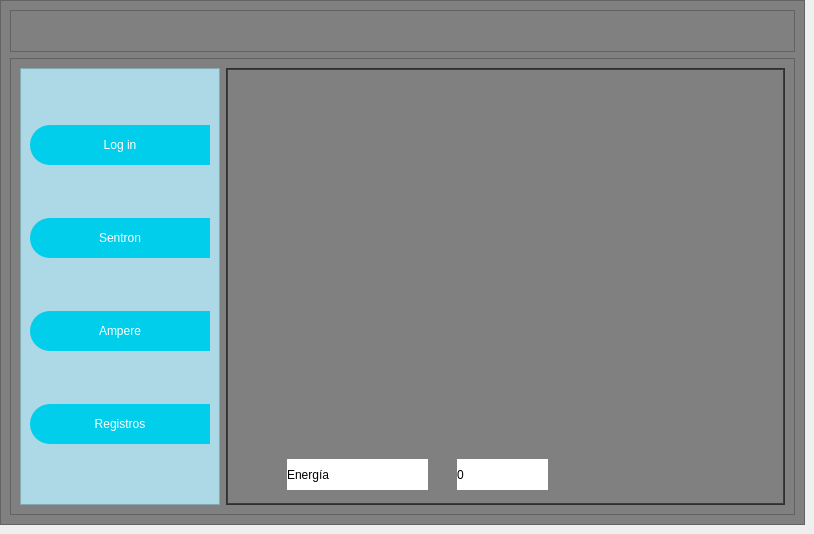
<?xml version="1.0" encoding="UTF-8"?>
<ui version="4.0">
 <class>MainWindow</class>
 <widget class="QMainWindow" name="MainWindow">
  <property name="geometry">
   <rect>
    <x>0</x>
    <y>0</y>
    <width>814</width>
    <height>534</height>
   </rect>
  </property>
  <property name="windowTitle">
   <string>MainWindow</string>
  </property>
  <widget class="QWidget" name="centralwidget">
   <layout class="QVBoxLayout" name="verticalLayout">
    <property name="leftMargin">
     <number>0</number>
    </property>
    <property name="topMargin">
     <number>0</number>
    </property>
    <item>
     <widget class="QFrame" name="frame">
      <property name="styleSheet">
       <string notr="true">background-color: rgb(128, 128, 128);</string>
      </property>
      <property name="frameShape">
       <enum>QFrame::StyledPanel</enum>
      </property>
      <property name="frameShadow">
       <enum>QFrame::Raised</enum>
      </property>
      <layout class="QVBoxLayout" name="verticalLayout_2" stretch="0,8">
       <item>
        <widget class="QFrame" name="frame_superior">
         <property name="minimumSize">
          <size>
           <width>0</width>
           <height>42</height>
          </size>
         </property>
         <property name="styleSheet">
          <string notr="true">QFrame{
background-color:rgb(128, 128, 128);
}

QPushButton{
background-color:#000000ff;
border-radius:20px;
}

QPushButton:hover {
    background-color: rgb(61, 61, 61);
    border-radius: 20px;
}</string>
         </property>
         <property name="frameShape">
          <enum>QFrame::StyledPanel</enum>
         </property>
         <property name="frameShadow">
          <enum>QFrame::Raised</enum>
         </property>
         <layout class="QHBoxLayout" name="horizontalLayout">
          <property name="leftMargin">
           <number>0</number>
          </property>
          <property name="topMargin">
           <number>0</number>
          </property>
          <item>
           <widget class="QPushButton" name="bt_menu">
            <property name="minimumSize">
             <size>
              <width>200</width>
              <height>0</height>
             </size>
            </property>
            <property name="text">
             <string/>
            </property>
            <property name="icon">
             <iconset>
              <normaloff>comprobacion-de-lista.svg</normaloff>comprobacion-de-lista.svg</iconset>
            </property>
            <property name="iconSize">
             <size>
              <width>35</width>
              <height>35</height>
             </size>
            </property>
           </widget>
          </item>
          <item>
           <spacer name="horizontalSpacer">
            <property name="orientation">
             <enum>Qt::Horizontal</enum>
            </property>
            <property name="sizeHint" stdset="0">
             <size>
              <width>312</width>
              <height>20</height>
             </size>
            </property>
           </spacer>
          </item>
         </layout>
        </widget>
       </item>
       <item>
        <widget class="QFrame" name="frame_contenido">
         <property name="frameShape">
          <enum>QFrame::StyledPanel</enum>
         </property>
         <property name="frameShadow">
          <enum>QFrame::Raised</enum>
         </property>
         <layout class="QHBoxLayout" name="horizontalLayout_2">
          <item>
           <widget class="QFrame" name="frame_control">
            <property name="minimumSize">
             <size>
              <width>200</width>
              <height>0</height>
             </size>
            </property>
            <property name="maximumSize">
             <size>
              <width>0</width>
              <height>16777215</height>
             </size>
            </property>
            <property name="styleSheet">
             <string notr="true">QFrame{
background-color: rgb(173,216,230)
}

QPushButton{
background-color: rgb(0, 206, 235);
border-top-left-radius: 20px;
border-bottom-left-radius:20px;
color: rgb(255,255,255);
font: 77 10pt &quot;Arial Black&quot;
}

QPushButton:hover{
background-color: white;
border-top-left-radius: 20px;
border-bottom-left-radius:20px;
color: rgb(0,0,0);
font: 77 10pt &quot;Arial Black&quot;
}</string>
            </property>
            <property name="frameShape">
             <enum>QFrame::StyledPanel</enum>
            </property>
            <property name="frameShadow">
             <enum>QFrame::Raised</enum>
            </property>
            <layout class="QVBoxLayout" name="verticalLayout_3">
             <item>
              <widget class="QPushButton" name="pushButton">
               <property name="minimumSize">
                <size>
                 <width>0</width>
                 <height>40</height>
                </size>
               </property>
               <property name="text">
                <string>Log in</string>
               </property>
               <property name="icon">
                <iconset>
                 <normaloff>registrar.svg</normaloff>registrar.svg</iconset>
               </property>
               <property name="iconSize">
                <size>
                 <width>35</width>
                 <height>35</height>
                </size>
               </property>
              </widget>
             </item>
             <item>
              <widget class="QPushButton" name="pushButton_2">
               <property name="minimumSize">
                <size>
                 <width>0</width>
                 <height>40</height>
                </size>
               </property>
               <property name="text">
                <string>Sentron</string>
               </property>
               <property name="icon">
                <iconset>
                 <normaloff>estacion-de-carga.svg</normaloff>estacion-de-carga.svg</iconset>
               </property>
               <property name="iconSize">
                <size>
                 <width>35</width>
                 <height>35</height>
                </size>
               </property>
              </widget>
             </item>
             <item>
              <widget class="QPushButton" name="pushButton_3">
               <property name="minimumSize">
                <size>
                 <width>0</width>
                 <height>40</height>
                </size>
               </property>
               <property name="text">
                <string>Ampere</string>
               </property>
               <property name="icon">
                <iconset>
                 <normaloff>sentron.svg</normaloff>sentron.svg</iconset>
               </property>
               <property name="iconSize">
                <size>
                 <width>35</width>
                 <height>35</height>
                </size>
               </property>
              </widget>
             </item>
             <item>
              <widget class="QPushButton" name="pushButton_5">
               <property name="minimumSize">
                <size>
                 <width>0</width>
                 <height>40</height>
                </size>
               </property>
               <property name="text">
                <string>Registros</string>
               </property>
               <property name="icon">
                <iconset>
                 <normaloff>hoja.svg</normaloff>hoja.svg</iconset>
               </property>
               <property name="iconSize">
                <size>
                 <width>40</width>
                 <height>40</height>
                </size>
               </property>
              </widget>
             </item>
            </layout>
           </widget>
          </item>
          <item>
           <widget class="QFrame" name="frame_paginas">
            <property name="styleSheet">
             <string notr="true">QFrame{
background-color: rgb(61, 61, 61);
}

QLabel{
font: 87 20pt &quot;Arial Black&quot;;
background-color:  rgb(0, 206, 235);
color: white;
border:0px solid #14C8DC;

}

QLineEdit{
border: 0px;
color: rgb(255,255,255);
border-bottom:2px solid rgb(61,61,61);
font: 75 12pt &quot;Times New Roman&quot;
}

QTextEdit{
background-color: white;
border: 0px;
color: rgb(255,255,255);
border-bottom:2px solid rgb(61,61,61);
font: 75 12pt &quot;Times New Roman&quot;
}


QPushButton{
background-color: rgb(0, 206, 235);
border-radius: 20px;
color: rgb(255,255,255);
font: 77 20pt &quot;Arial Black&quot;
}

QPushButton:hover{
background-color: white;
border-top-left-radius: 20px;
border-bottom-left-radius:20px;
color: rgb(0,0,0);
font: 77 10pt &quot;Arial Black&quot;;
}

QTableWidget{
background-color: white;
color: rgb(0,0,0);
gridline-color: rgb(0,206,255);
font-size: 12;
color: #000000;
}

QHeaderView {
background-color: rgb(0,206,151);
border:1px solid rgb(0,0,0);
font-size: 12;
}
</string>
            </property>
            <property name="frameShape">
             <enum>QFrame::StyledPanel</enum>
            </property>
            <property name="frameShadow">
             <enum>QFrame::Raised</enum>
            </property>
            <layout class="QVBoxLayout" name="verticalLayout_4">
             <property name="spacing">
              <number>0</number>
             </property>
             <property name="leftMargin">
              <number>1</number>
             </property>
             <property name="topMargin">
              <number>1</number>
             </property>
             <property name="rightMargin">
              <number>1</number>
             </property>
             <property name="bottomMargin">
              <number>1</number>
             </property>
             <item>
              <widget class="QStackedWidget" name="stackedWidget">
               <property name="currentIndex">
                <number>3</number>
               </property>
               <widget class="QWidget" name="page_login">
                <widget class="QLabel" name="label">
                 <property name="geometry">
                  <rect>
                   <x>70</x>
                   <y>20</y>
                   <width>441</width>
                   <height>51</height>
                  </rect>
                 </property>
                 <property name="text">
                  <string>Inicio de Sesión</string>
                 </property>
                 <property name="alignment">
                  <set>Qt::AlignCenter</set>
                 </property>
                </widget>
                <widget class="QPushButton" name="bt_log_in">
                 <property name="geometry">
                  <rect>
                   <x>260</x>
                   <y>270</y>
                   <width>211</width>
                   <height>80</height>
                  </rect>
                 </property>
                 <property name="minimumSize">
                  <size>
                   <width>150</width>
                   <height>80</height>
                  </size>
                 </property>
                 <property name="text">
                  <string>Log in</string>
                 </property>
                </widget>
                <widget class="QLabel" name="label_6">
                 <property name="geometry">
                  <rect>
                   <x>20</x>
                   <y>100</y>
                   <width>201</width>
                   <height>51</height>
                  </rect>
                 </property>
                 <property name="text">
                  <string>Usuario:</string>
                 </property>
                 <property name="alignment">
                  <set>Qt::AlignCenter</set>
                 </property>
                </widget>
                <widget class="QLabel" name="label_7">
                 <property name="geometry">
                  <rect>
                   <x>20</x>
                   <y>160</y>
                   <width>201</width>
                   <height>51</height>
                  </rect>
                 </property>
                 <property name="text">
                  <string>Contraseña:</string>
                 </property>
                 <property name="alignment">
                  <set>Qt::AlignCenter</set>
                 </property>
                </widget>
                <widget class="QPushButton" name="pushButton_4">
                 <property name="geometry">
                  <rect>
                   <x>494</x>
                   <y>170</y>
                   <width>32</width>
                   <height>32</height>
                  </rect>
                 </property>
                 <property name="minimumSize">
                  <size>
                   <width>32</width>
                   <height>32</height>
                  </size>
                 </property>
                 <property name="maximumSize">
                  <size>
                   <width>32</width>
                   <height>32</height>
                  </size>
                 </property>
                 <property name="styleSheet">
                  <string notr="true">font: 10pt &quot;Segoe UI&quot;;
background-color: rgb(245, 245, 245);</string>
                 </property>
                 <property name="text">
                  <string/>
                 </property>
                 <property name="icon">
                  <iconset>
                   <normaloff>OJO.svg</normaloff>OJO.svg</iconset>
                 </property>
                 <property name="iconSize">
                  <size>
                   <width>30</width>
                   <height>30</height>
                  </size>
                 </property>
                </widget>
                <widget class="QLineEdit" name="message_lg">
                 <property name="geometry">
                  <rect>
                   <x>270</x>
                   <y>230</y>
                   <width>191</width>
                   <height>22</height>
                  </rect>
                 </property>
                 <property name="styleSheet">
                  <string notr="true">color: rgb(255, 255, 255);
background-color: rgb(0, 0, 0);</string>
                 </property>
                </widget>
                <widget class="QLineEdit" name="username">
                 <property name="geometry">
                  <rect>
                   <x>260</x>
                   <y>101</y>
                   <width>191</width>
                   <height>51</height>
                  </rect>
                 </property>
                 <property name="styleSheet">
                  <string notr="true">color: rgb(0, 0, 0);
background-color: rgb(255, 255, 255);</string>
                 </property>
                 <property name="text">
                  <string/>
                 </property>
                </widget>
                <widget class="QLineEdit" name="password">
                 <property name="geometry">
                  <rect>
                   <x>260</x>
                   <y>160</y>
                   <width>191</width>
                   <height>51</height>
                  </rect>
                 </property>
                 <property name="styleSheet">
                  <string notr="true">color: rgb(0, 0, 0);
background-color: rgb(255, 255, 255);</string>
                 </property>
                </widget>
               </widget>
               <widget class="QWidget" name="page_registros">
                <layout class="QHBoxLayout" name="horizontalLayout_5">
                 <item>
                  <widget class="QFrame" name="frame_4">
                   <property name="frameShape">
                    <enum>QFrame::StyledPanel</enum>
                   </property>
                   <property name="frameShadow">
                    <enum>QFrame::Raised</enum>
                   </property>
                   <layout class="QHBoxLayout" name="horizontalLayout_6">
                    <item>
                     <widget class="QLineEdit" name="lineEdit">
                      <property name="minimumSize">
                       <size>
                        <width>50</width>
                        <height>390</height>
                       </size>
                      </property>
                      <property name="cursor">
                       <cursorShape>CrossCursor</cursorShape>
                      </property>
                      <property name="alignment">
                       <set>Qt::AlignLeading|Qt::AlignLeft|Qt::AlignTop</set>
                      </property>
                     </widget>
                    </item>
                   </layout>
                  </widget>
                 </item>
                </layout>
               </widget>
               <widget class="QWidget" name="page_sentron">
                <layout class="QHBoxLayout" name="horizontalLayout_4">
                 <item>
                  <widget class="QWidget" name="widget_2" native="true"/>
                 </item>
                </layout>
               </widget>
               <widget class="QWidget" name="page_ampere">
                <layout class="QHBoxLayout" name="horizontalLayout_3">
                 <item>
                  <widget class="QWidget" name="widget" native="true">
                   <widget class="QLabel" name="varn1_2">
                    <property name="geometry">
                     <rect>
                      <x>220</x>
                      <y>380</y>
                      <width>91</width>
                      <height>31</height>
                     </rect>
                    </property>
                    <property name="styleSheet">
                     <string notr="true">color: rgb(0, 0, 0);
background-color: rgb(255, 255, 255);</string>
                    </property>
                    <property name="text">
                     <string>0</string>
                    </property>
                   </widget>
                   <widget class="QLabel" name="varn1">
                    <property name="geometry">
                     <rect>
                      <x>50</x>
                      <y>380</y>
                      <width>141</width>
                      <height>31</height>
                     </rect>
                    </property>
                    <property name="styleSheet">
                     <string notr="true">color: rgb(0, 0, 0);
background-color: rgb(255, 255, 255);</string>
                    </property>
                    <property name="text">
                     <string>Energía</string>
                    </property>
                   </widget>
                  </widget>
                 </item>
                </layout>
               </widget>
              </widget>
             </item>
            </layout>
           </widget>
          </item>
         </layout>
        </widget>
       </item>
      </layout>
     </widget>
    </item>
   </layout>
  </widget>
 </widget>
 <resources/>
 <connections/>
</ui>
